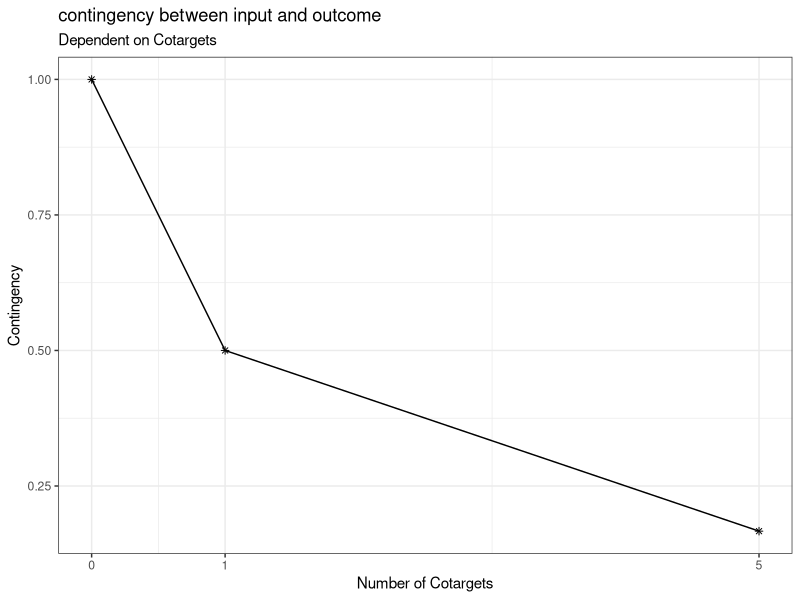
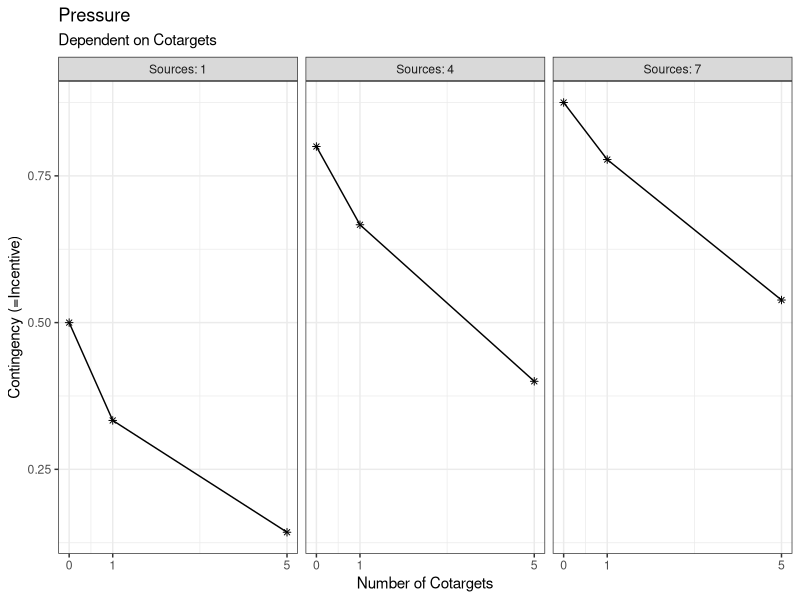
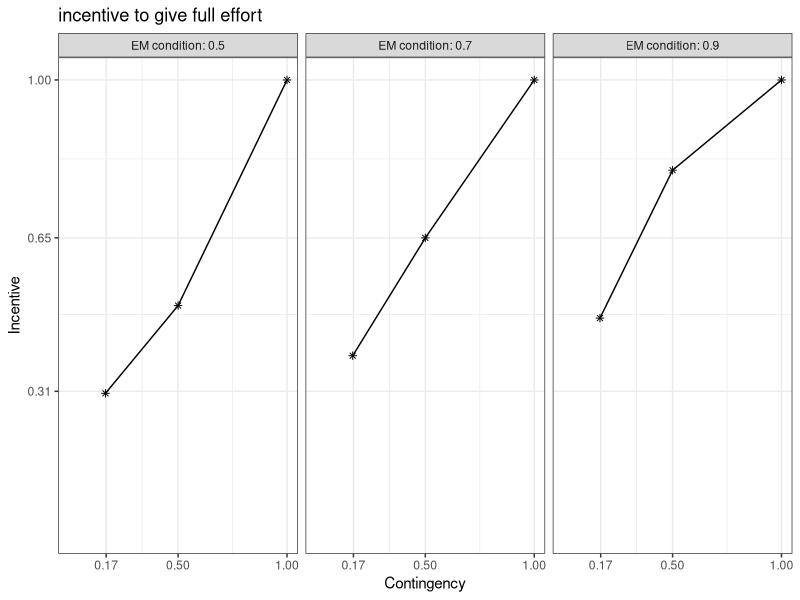
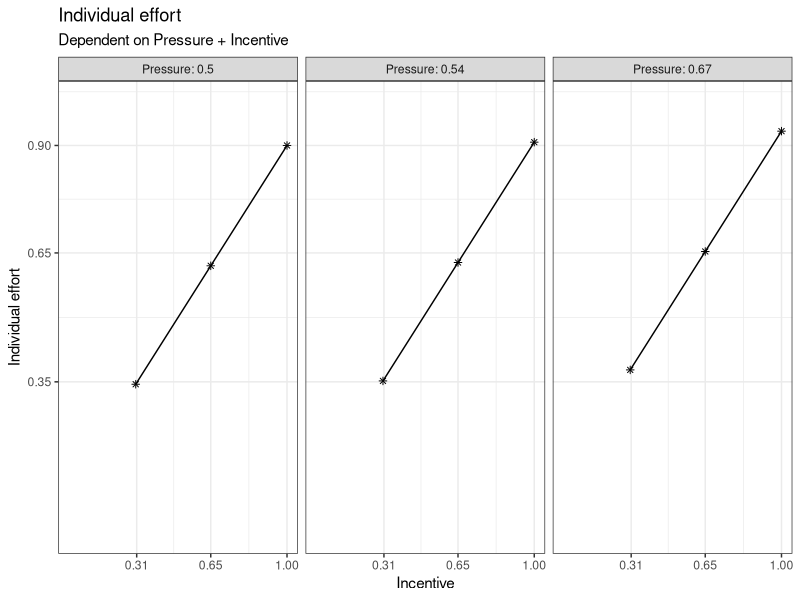
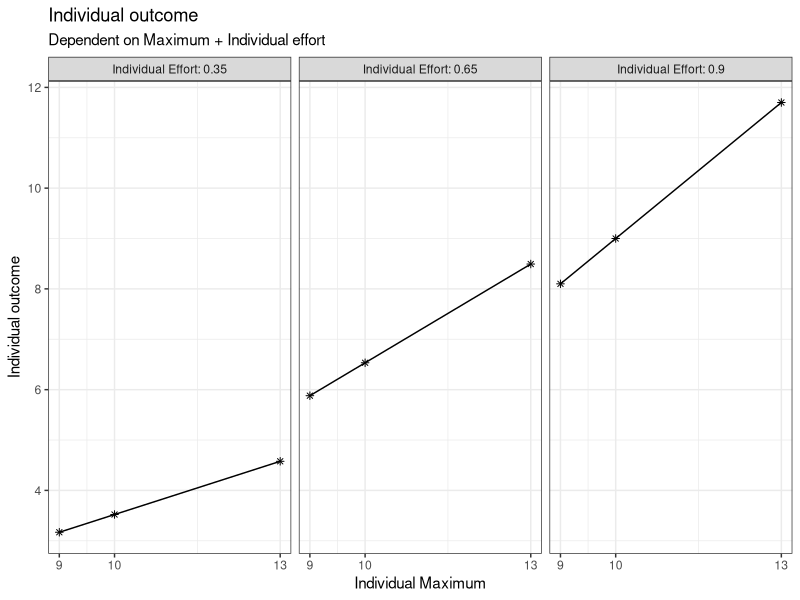
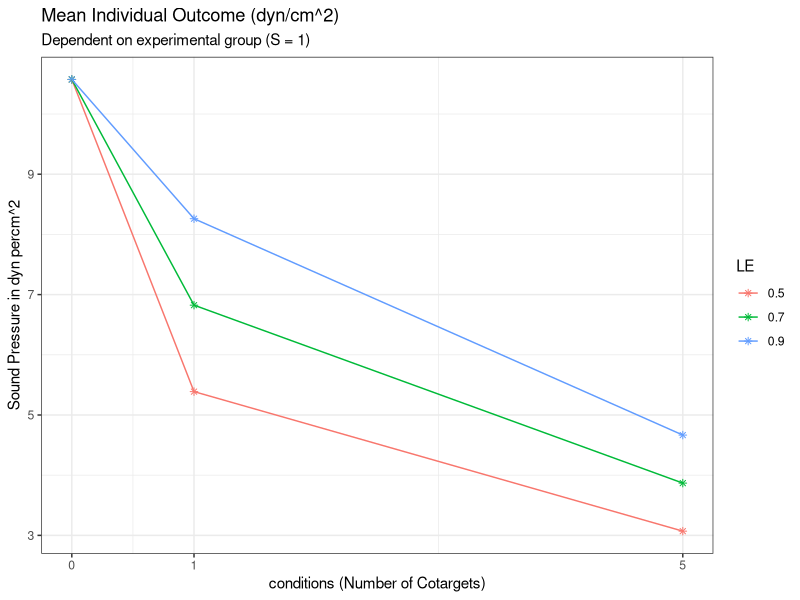

Source code (R) for these figures, in order:
###Creating of the base functions to compute the outcome of the simulation later on

# load the necessary libraries
library(ggplot2)
library(dplyr)
library(multcomp)

#' p1 Compute the contingency between input and outcome
#' 
#' @param CT number of people who are also viewed as targets of social pressure. Ranges from 0 to infinite (discrete)
#' 
#' @return (CON) contingency between input and outcome. Ranges from 0 to 1 (continuous)

get_CON <- function(CT) {
  n <- CT + 1
  CON <- 1/n
  return(CON)
}

# (example) check vectorized form:
CT <- c(0, 1, 5)
CON <- get_CON(CT)
CON

# (example) create data for CT 
plot_data_CON <- expand.grid(
  CT = c(0, 1, 5)
)

# (example) compute CON from the CT data
plot_data_CON$CON <- get_CON(
  CT = plot_data_CON$CT
)

# (example) plot a visual graph for the p1-function
ggplot(plot_data_CON, aes(x = CT, y = CON)) +
  geom_point(shape = 8) +
  labs(title = "contingency between input and outcome", subtitle = "Dependent on Cotargets", y = "Contingency", x = "Number of Cotargets") +
  scale_x_continuous(limits = c(0, 5), breaks = c(0, 1, 5)) +
  theme_bw() +
  geom_line()



#' p2 compute the social pressure on each given target member of the group
#' 
#' @param CT number of people who are also viewed as targets of social impact. Ranges from 0 to infinite (discrete)
#' @param S number of people viewed as source of social pressure. Ranges from 0 to infinite (discrete)
#' 
#' @return (P) social pressure. Ranges from 0 to 1 (continuous)

get_P <- function (CT, S) {
  P <- S/(S+CT+1)
  return(P)
}

# (example) check vectorized form:
CT <- c(0, 1, 5)
S <- c(1, 4, 7)
P <- get_P(CT, S)
P

# (example) create data for CT and S 
plot_data_P <- expand.grid(
  CT = c(0, 1, 5),
  S = c(1, 4, 7)
)

# (example) compute pressure from CT and S
plot_data_P$P <- get_P(
  CT = plot_data_P$CT,
  S = plot_data_P$S
)

# (example) create an extra column for the plotting
plot_data_P$S_label <- paste("Sources:", plot_data_P$S)

# (example) plot a visual graph for the p2-function
ggplot(plot_data_P, aes(x = CT, y = P)) +
  geom_point(shape = 8) +
  facet_wrap(~plot_data_P$S_label) +
  labs(title = "Pressure", subtitle = "Dependent on Cotargets", y = "Contingency (=Incentive)", x = "Number of Cotargets") +
  scale_x_continuous(limits = c(0, 5), breaks = c(0, 1, 5)) +
  theme_bw() +
  geom_line()



#' t1 compute the incentive to give full effort
#' 
#' @param CON number of people who are also viewed as targets of social impact. Ranges from 0 to infinite (discrete)
#' 
#' @return (INC) incentive to give full effort. Ranges from 0 to 1 (continuous)

get_INC <- function(CON, LE) {
  INC <- CON + 3 * CON * (1- CON) * (LE - CON)
  return(INC)
}

# (example) check vectorized form:
LE <- c(0.9, 0.7, 0.5)
INC <- get_INC(CON, LE)
INC

# (example) create data for CT 
plot_data_INC <- expand.grid(
  CON = CON,
  LE = LE
)

# (example) compute the incentive from CT and LE 
plot_data_INC$INC <- get_INC(
  CON = plot_data_INC$CON,
  LE = plot_data_INC$LE
)

# (example) create an extra column for the plotting
plot_data_INC$LE_label <- paste("EM condition:", plot_data_INC$LE)

# (example) plot a visual graph for the t1-function
ggplot(plot_data_INC, aes(x = CON, y = INC)) +
  geom_point(shape = 8) +
  facet_wrap(~plot_data_INC$LE_label) +
  labs(title = "incentive to give full effort", y = "Incentive", x = "Contingency") +
  scale_x_continuous(limits = c(0, 1), breaks = c(round(CON, digits = 2))) +
  scale_y_continuous(limits = c(0, 1), breaks = c(round(INC, digits = 2))) +
  theme_bw() +
  geom_line()


#' p3 compute the individual effort 
#' 
#' @param INC incentive to give full effort. Ranges from 0 to 1 (continuous)
#' @param P social pressure. Ranges from 0 to 1 (continuous)
#' 
#' @return (IE) individual effort. Ranges from 0 to 1 (continuous)

get_IE <- function(INC, P) {
  IE <- 0.8 * INC + 0.2 * P
  return(IE)
}

# (example) check vectorized form:
IE <- get_IE(INC, P)
IE


# (example) create data for INC and P
plot_data_IE <- expand.grid(
  INC = INC,
  P = P
)

# (example) compute the individual effort from INC and P
plot_data_IE$IE <- get_IE(
  INC = plot_data_IE$INC,
  P = plot_data_IE$P
)

# (example) create an extra column for the plotting
plot_data_IE$P_label <- paste("Pressure:", round(plot_data_IE$P, digits = 2))

# (example) plot a visual graph for the p1-function
ggplot(plot_data_IE, aes(x = INC, y = IE)) +
  geom_point(shape = 8) +
  facet_wrap(~plot_data_IE$P_label) +
  labs(title = "Individual effort", subtitle = "Dependent on Pressure + Incentive", y = "Individual effort", x = "Incentive") +
  scale_x_continuous(limits = c(0, 1), breaks = c(round(INC, digits = 2))) +
  scale_y_continuous(limits = c(0, 1), breaks = c(round(IE, digits = 2))) +
  theme_bw() +
  geom_line()



#' Superfunction - compute the individual effort with some noise (through all the previous functions)
#' 
#' @param CT number of people who are also viewed as targets of social pressure. Ranges from 0 to infinite (discrete)
#' @param S number of people viewed as source of social pressure. Ranges from 0 to infinite (discrete)
#' 
#' @return (IE) individual effort. Ranges from 0 to 1 (continuous)

get_super_IE <- function(CT, S, LE) {
  CON <- get_CON(CT) 
  P <- get_P(CT, S)
  INC <- get_INC(CON, LE)
  IE <- get_IE(INC, P)
  IE <- IE + rnorm(1, mean = 0, sd = 0.3)
  IE[IE > 1] <- 1
  IE[IE < 0] <- 0
  return(IE)
}


#' t2-function (manifest) - compute the individual outcome
#' 
#' @param MC maximum capacity to scream. Ranges from 0 to 15 (continuous)
#' @param IE individual effort Ranges from 0 to 1 (continuous)
#' 
#' @return (IO) individual outcome. Ranges from 0 to inf. (continuous)

get_IO <- function(MC, IE) {
  IO <- MC * IE   
  return (IO)
}

# (example) check vectorized form:
MC <- c(9, 10, 13)
IO <- get_IE(MC, IE)
IO

# (example) create data for MC and IE
plot_data_IO <- expand.grid(
  MC = c(9, 10, 13),
  IE = IE
)

# (example) compute the individual effort from MC and IE
plot_data_IO$IO <- get_IO(
  MC = plot_data_IO$MC,
  IE = plot_data_IO$IE
)

# (example) create an extra column for the plotting
plot_data_IO$IE_label <- paste("Individual Effort:", round(plot_data_IO$IE, digits = 2))

# (example) plot a visual graph for the p1-function
ggplot(plot_data_IO, aes(x = MC, y = IO)) +
  geom_point(shape = 8) +
  facet_wrap(~plot_data_IO$IE_label) +
  labs(title = "Individual outcome", subtitle = "Dependent on Maximum + Individual effort", y = "Individual outcome", x = "Individual Maximum") +
  scale_x_continuous(limits = c(min(MC), max(MC)), breaks = c(round(MC, digits = 2))) +
  scale_y_continuous(limits = c(min(plot_data_IO$IO), max(plot_data_IO$IO)), breaks = pretty(plot_data_IO$IO)) +
  theme_bw() +
  geom_line()


#' Superfunction - compute the individual outcome  (through all the previous functions)
#' 
#' @param CT number of people who are also viewed as targets of social pressure. Ranges from 0 to infinite (discrete)
#' @param S number of people viewed as source of social pressure. Ranges from 0 to infinite (discrete)
#' @param MC maximum capacity to scream. Ranges from 0 to 15 (continuous)
#' 
#' @return (IO) individual outcome. Ranges from 0 to inf (continuous)

get_super_IO <- function(CT, S, MC, LE){
  IO <- get_super_IE(CT, S, LE) * MC 
  return (IO)
}

### Final Simulation

## Replicate the original Study of Latané et al. 

# Simulate virtual experiments from the model.
# ---------------------------------------------------------------------------
# We assume that the model is the true data generating model.
# As it is a deterministic (IS IT???) model, any virtual participant
# will have on average the same individual effort based on 
# the number of Cotargets (CT) and Sources of Social Pressure (S)
# (note: more input Data is generated for we have LE as an predictor aswell, but this is only needed later on when we replicate Harkin's research)


# Variability comes into the experiment by:
# (a) Different trait values for the maximum noise each person can produce
# (b) Randomness from the noise we compute in the superfuncion - due to e.g. 
#     faitque, personality, mental state etc.  during the experiment

# You can run the script repeatedly to simulate new replication studies,
# and observe the variability in outcomes due to sampling variability.

set.seed(324)

# set sample size of participants (we assume a within-person design)
# derived  from experiment 2 - the pseudo-groups (Latané et al.)
n <- 36

# experimental design: Latané et al. (1979)
# create data for CT and S

df <- expand.grid(
  id = 1:n, 
  CT = c(0, 1, 5),
  S = c(1),
  LE = c(0.9, 0.7, 0.5) # HE, SLR, LE
)

# determine the variables for a simulation of the exogenous variables
phi <- 5
alpha <- 0.922*phi
beta <- (1-0.922)*phi

scale_factor <- 12.29 / 0.922

# interindividual variability in exogenous variable ("maximum capacity")
max_per_person <- data.frame(
  id = 1:n,
  maximum = scale_factor * rbeta(n, alpha, beta)
)

mean(max_per_person$maximum)

# merge into df
df <- merge(df, max_per_person, by = "id")

# compute the psychological outcome variable (IE)
df$IE <- get_super_IE(
  CT = df$CT,
  S = df$S, 
  LE = df$LE
)

# compute the manifest outcome variable (IO)
df$IO <- get_super_IO(
  CT = df$CT,
  S = df$S,
  MC = df$maximum, 
  LE = df$LE
)

# look at the simulated data 
# View(df)

#compute the means of IO for each experimental group
data_final <- df %>%
  group_by(CT, LE) %>%
  summarise(means = mean(IO), .groups = "drop")


plot_final <- ggplot(data_final, aes(x = CT, y = means, color = factor(LE))) +
  geom_point(shape = 8) +
  labs(
    title = "Mean Individual Outcome (dyn/cm^2)", 
    subtitle = "Dependent on experimental group (S = 1)", 
    y = "Sound Pressure in dyn percm^2", 
    x = "conditions (Number of Cotargets)",
    color = "LE"
  ) +
  scale_x_continuous(limits = c(0, 5), breaks = c(0, 1, 5)) +
  theme_bw() +
  geom_line()
plot_final

## Variance analysis for the replication of Latanße (1979)
# we have to set the LE condition to 0.7, cause Effort Matching wasn't integrated in this paper
df_Latane <- subset(df, LE == 0.7)

df_Latane$CT_factor <- factor(df_Latane$CT,
                       levels = c(0,1,5),
                       labels = c("CT0","CT1","CT5"))

fit_aov <- aov(IO ~ CT_factor, data = df_Latane)

hyp1 <- "CT1 - CT5 <= 0"
hyp2 <- "CT0 - CT1 <= 0"
hyps <- c(hyp1, hyp2)

kontraste <- mcp(CT_factor = hyps)

fit <- glht(fit_aov, linfct = kontraste)

confint(fit, level = 0.95, calpha = univariate_calpha())
summary(fit, test = univariate())


##statistical Analysis for the replication of the Harkin Findings - comparison between groups of 1 and 2 persons, computated for every condition of LE alone

# We use the same model as for the analysis of Latané et al, but now we're taking a closer look on the LE conditions and their effets
# now we use all three conditions: the Number of Cotargets (CT), the Effort Matching condition 
# (which transforms into LE) and the sources of social impact (this is still fixed to 1, cause it wasn't varied in this research either)

# we replicate the table 1 of the Analysis and test, if the 3 pairs of conditions (Alone vs. Pair, for each of the three LE conditions)
# create significant p-values


# prepare the data for the Harkings ANOVA

df_harkins <- subset(df, CT %in% c(0, 1))

#define the CT-factor
df_harkins$CT_factor <- factor(df_harkins$CT,
                               levels = c(0, 1),
                               labels = c("Alone", "Pair"))

#define the LE-factor
df_harkins$LE_factor <- factor(df_harkins$LE,
                               levels = c(0.5, 0.7, 0.9),
                               labels = c("Low", "SLR", "High"))

fit_harkins <- aov(IO ~ CT_factor * LE_factor, data = df_harkins)
summary(fit_harkins)
